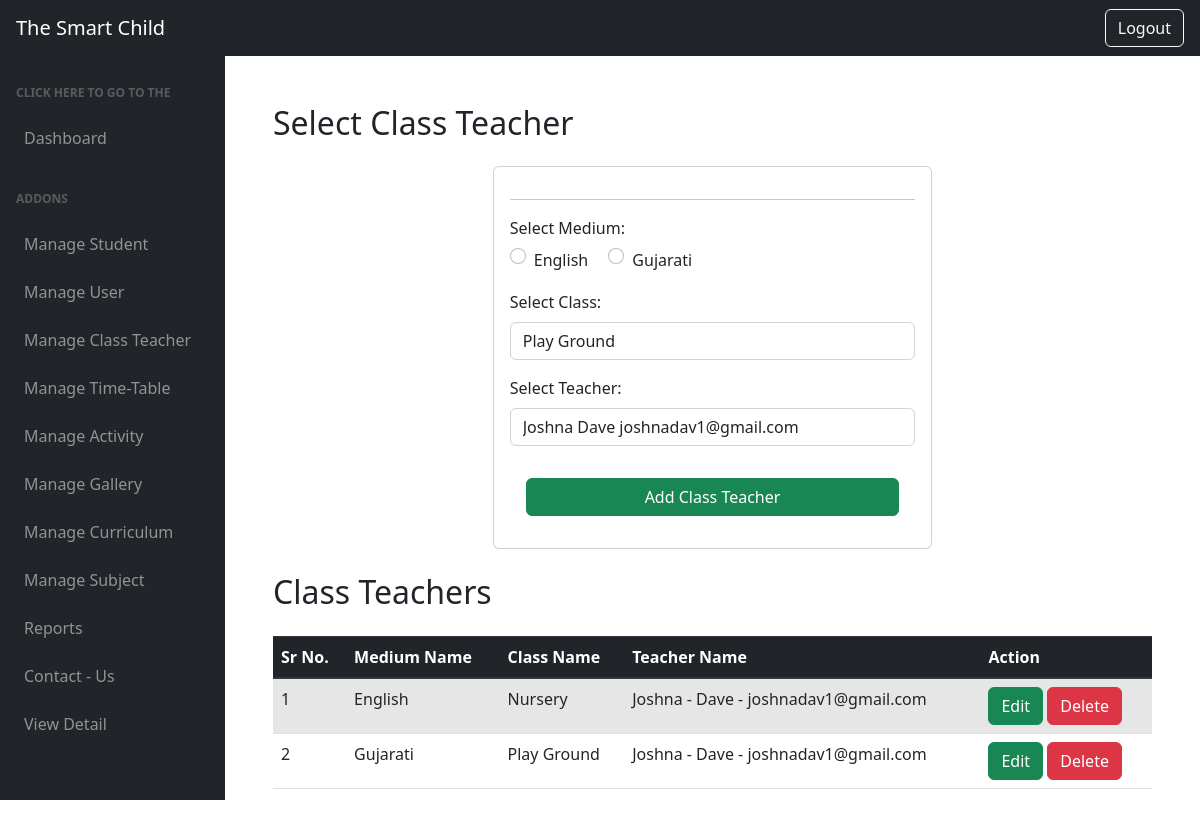
The app's page /class_teacher/ with its own data.
### school/models.py (models this page shows, shortened)
class Teacher_has_class(models.Model):
    Medium=[('English','English'),('Gujarati','Gujarati')]
    cls_name=models.ForeignKey('Class',on_delete=models.CASCADE,default=None)
    medium_name=models.CharField(max_length=30,choices=Medium,default='English')
    cls_teacher=models.ForeignKey("Teacher",on_delete=models.CASCADE,default=None)

class Class(models.Model):
    c_name=models.CharField(max_length=30)
    def __str__(self) -> str:
        return self.c_name

class Teacher(models.Model):
    t_user=models.OneToOneField('Teacher_user',on_delete=models.CASCADE,null=True)
    teacher_img=models.ImageField(upload_to='teacher_img/',default=None,null=True)
    fname=models.CharField(max_length=30,default=None,null=True)
    lname=models.CharField(max_length=30,default=None,null=True)
    gender=models.CharField(max_length=10,choices=g,default=None,null=True)
    email=models.CharField(max_length=90,default=None,null=True)
    dob=models.DateField(null=True)
    doj=models.DateField(null=True)
    phone_no=models.CharField(max_length=20,default=None)
    address=models.TextField(null=True)
    salary=models.PositiveIntegerField(null=True)
    expr=models.PositiveIntegerField(null=True)
    ug_uni_name = models.CharField(max_length=100, blank=True, null=True)
    ug_degree_name = models.CharField(max_length=100, blank=True, null=True)
    ug_overall_cgpa = models.DecimalField(max_digits=5, decimal_places=2, blank=True, null=True)
    pg_uni_name = models.CharField(max_length=100, blank=True, null=True)
    pg_degree_name = models.CharField(max_length=100, blank=True, null=True)
    pg_overall_cgpa = models.DecimalField(max_digits=5, decimal_places=2, blank=True, null=True)
    def __str__(self) -> str:
        return f"{self.fname} - {self.lname} - {self.email}"

### school/views.py (the view, shortened to what this page needs)
# urls.py: path('class_teacher/', class_teacher,name='class_teacher'),
def class_teacher(request):
    cls=Class.objects.all()
    teacher=Teacher.objects.all()
    qry=Teacher_has_class.objects.all()
    data={'cls':cls,'teacher':teacher,'qry':qry}
    return render(request,"class_teacher.html",data)

### templates/class_teacher.html (shortened to what this page needs)
<!DOCTYPE html>
<html lang="en">
<head>
    <link rel="stylesheet" href="https://cdn.jsdelivr.net/npm/bootstrap@4.0.0/dist/css/bootstrap.min.css">
    <link rel="stylesheet" href="https://cdnjs.cloudflare.com/ajax/libs/font-awesome/5.15.4/css/all.min.css" />
</head>
<body class="sb-nav-fixed">
    <nav class="sb-topnav navbar navbar-expand navbar-dark bg-dark">
        <a class="navbar-brand ps-3" href="{% url "admin_dash" %}">The Smart Child</a>
        <button class="btn btn-link btn-sm order-1 order-lg-0 me-4 me-lg-0" id="sidebarToggle" href="#!"></button>
    </nav>
    {% include "admin_sidebar.html" %}
    <div id="layoutSidenav_content">
        <main>
            <div class='container p-5'>
                <h2 class="mb-4">Select Class Teacher</h2>
                <form method="post" class="col-md-6 mx-auto card p-3 my-4 m-2 shadow-dr" enctype='multipart/form-data'>
                    <hr>
                    <div class="mb-3">
                        <label for="medium">Select Medium:</label><br>
                        <div class="form-check form-check-inline">
                            <input type="radio" id="medium-english" name="medium" value="English" class="form-check-input">
                            <label for="medium-english" class="form-check-label">English</label>
                        </div>
                        <div class="form-check form-check-inline">
                            <input type="radio" id="medium-gujarati" name="medium" value="Gujarati" class="form-check-input">
                            <label for="medium-gujarati" class="form-check-label">Gujarati</label>
                        </div>
                    </div>
                    <div class="mb-3">
                        <label for="class">Select Class:</label>
                        <select name='class' class="form-control">
                            {% for i in cls %}
                            <option value='{{ i.id }}'>{{ i.c_name }}</option>
                            {% endfor %}
                        </select>
                    </div>
                    <div class="mb-3">
                        <label for="teacher">Select Teacher:</label>
                        <select name='te' class="form-control">
                            {% for i in teacher %}
                            <option value='{{ i.id }}'>{{ i.fname }} {{ i.lname }} {{ i.email }}</option>
                            {% endfor %}
                        </select>
                    </div>
                    <input class="btn btn-success m-3" type="submit" value="Add Class Teacher" name="submit">
                </form>
                <h2 class="mb-4">Class Teachers</h2>
                <table class="table table-striped">
                    <thead class="thead-dark">
                        <tr>
                            <th> Sr No. </th>
                            <th> Medium Name </th>
                            <th> Class Name </th>
                            <th> Teacher Name </th>
                            <th> Action</th>
                        </tr>
                    </thead>
                    <tbody>
                        {% for i in qry %}
                        <tr>
                            <td>{{ forloop.counter }}</td>
                            <td>{{ i.medium_name }}</td>
                            <td>{{ i.cls_name }}</td>
                            <td>{{ i.cls_teacher }}</td>
                            <td>
                                <a href='/update_class_teacher/{{ i.id }}' class='btn btn-success'>Edit </a>
                                <a href='/delete_class_teacher/{{ i.id }}' class='btn btn-danger'>Delete </a>
                            </td>
                        </tr>
                        {% endfor %}
                    </tbody>
                </table>
            </div>
        </main>
    </div>
</body>
</html>

### templates/class_teacher.html (style rules this page uses)
body { background-color: #f8f9fa; }
.navbar { background-color: #343a40 !important; }

### records on screen
Teacher_has_class: medium_name "English", cls_name "Nursery", cls_teacher "Joshna - Dave - joshnadav1@gmail.com"
Teacher_has_class: medium_name "Gujarati", cls_name "Play Ground", cls_teacher "Joshna - Dave - joshnadav1@gmail.com"

### other values on screen
form field class "Play Ground"
form field te "Joshna Dave joshnadav1@gmail.com"
